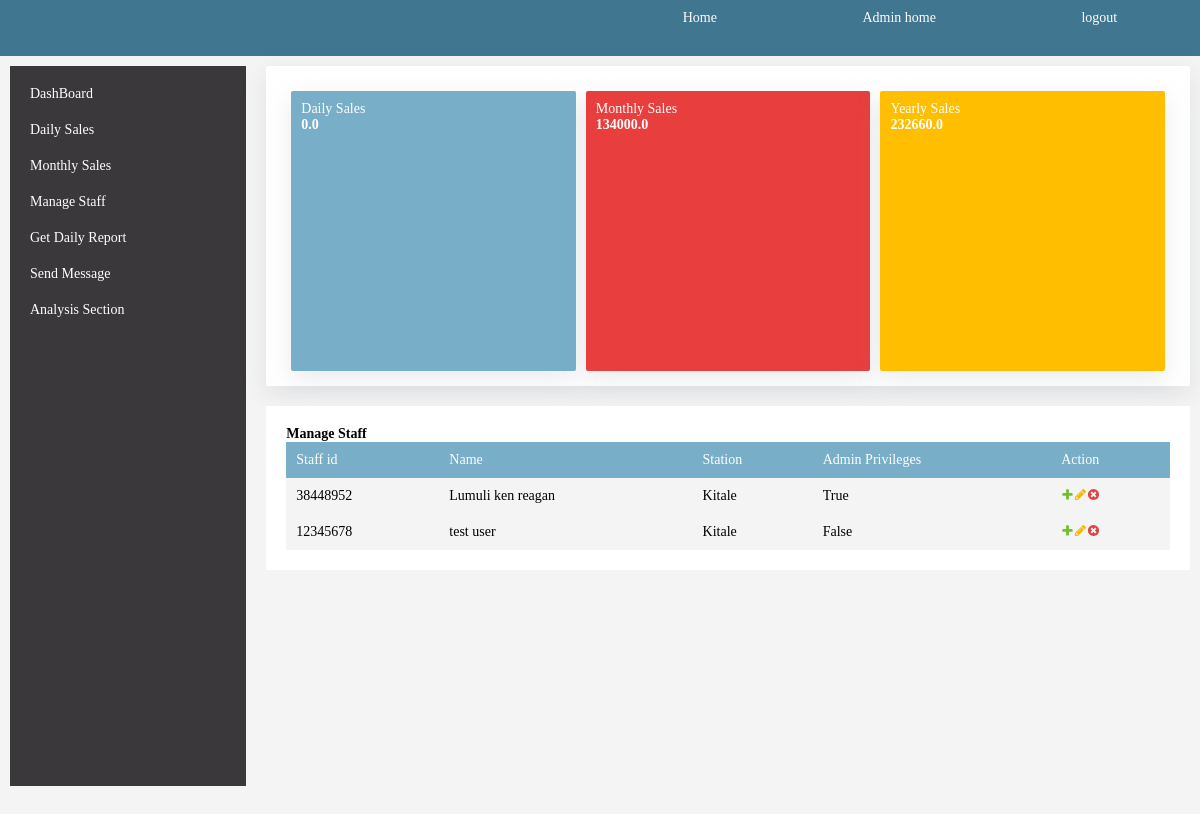
Page /manage/staff (signed in) on the earlier database version.
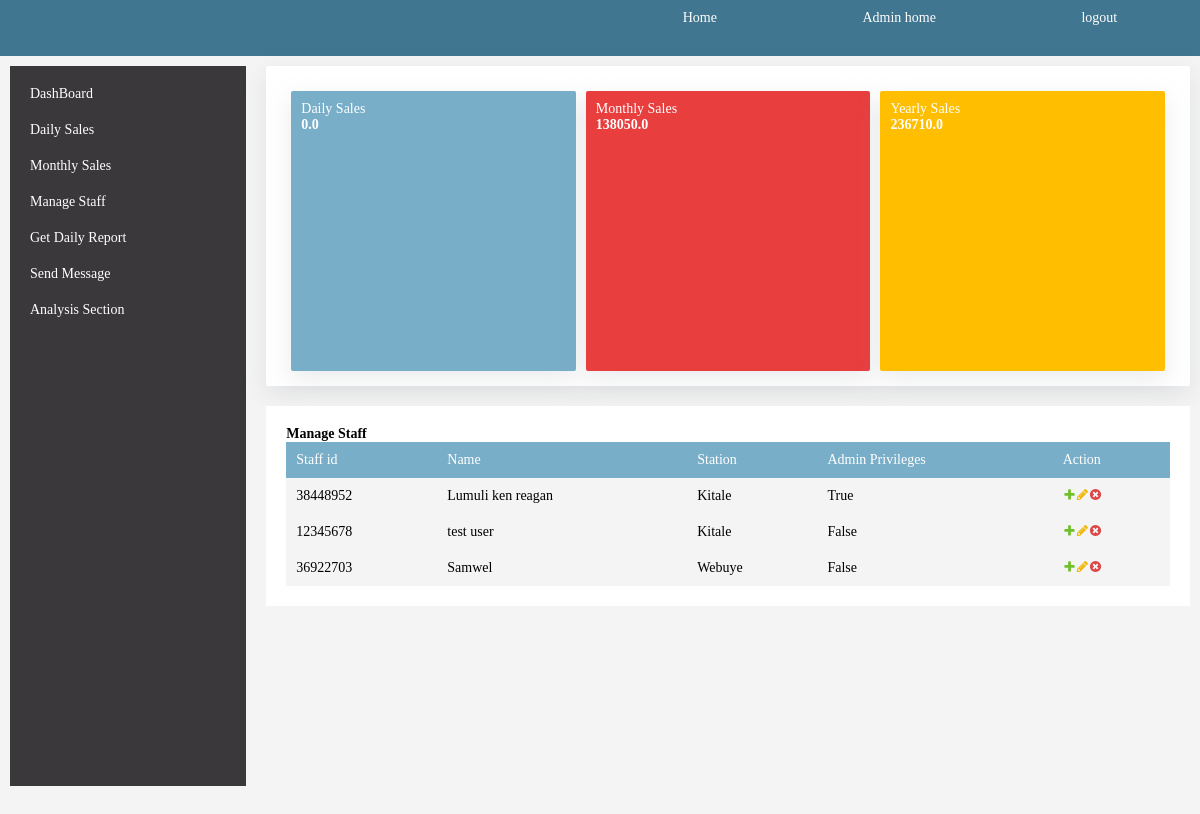
Same page on the later database version.
### src/models/__init__.py (models this page shows, shortened)
class StaffMixin(object):
	__table_args__ = {'extend_existing': True}
	is_login = db.Column(db.Boolean, nullable=False, default=False)

class Staff(StaffMixin, UserMixin, db.Model):
    id = db.Column(db.Integer, primary_key=True)
    staff_name = db.Column(db.String(200), nullable=False)
    staff_id = db.Column(db.Integer, nullable=False)
    password=db.Column(db.String(200), nullable=False)
    is_admin = db.Column(db.Boolean, default=False)
    station_id = db.Column(db.Integer, db.ForeignKey('station.id'))
    return_filed = db.relationship('FuelBaseClass', lazy='dynamic', backref='records', overlaps="dips_refered,fuel")
    @login_manager.user_loader
    def load_user(id):
        return Staff.query.get(int(id))

class Station(db.Model):
    id = db.Column(db.Integer, primary_key=True)
    station_name = db.Column(db.String(250), nullable=False)
    dips_refered = db.relationship('Staff', lazy='dynamic', backref='station', cascade='all, delete')

### src/views/__init__.py (the view)
@user.route('manage/staff')
@admins_only
def manage_staff():
    staff = Staff.query.all()
    station = Station.query.all()
    flbase = FuelBaseClass.query.order_by(FuelBaseClass.date_recorded.desc()).all()
    return render_template('staff.html', staff=staff, yeartot=yearsum, yearsum=yearsum['sales'].sum(), monthly_sales=monthlysales['sales'].sum(), flbase=flbase, sales=tdy['sales'].sum(), tdy=tdy, station=station)

### src/views/__init__.py (called while the page is built)
def admins_only(func):
    @wraps(func)
    def is_admin(*args, **kwargs):
        if current_user.is_authenticated and current_user.is_admin:
            return func(*args, **kwargs)
        return redirect(url_for('application.home'))
    return is_admin

### src/templates/staff.html (shortened to what this page needs)
{% extends 'admin.html' %}
{% block content %}
<div class="table-section">
	<h4 class="display-4">Manage Staff</h4>
	<div class="table-1">
		<table>
		<thead>
			<tr>
				<td>Staff id</td>
				<td>Name</td>
				<td>Station</td>
				<td>Admin Privileges</td>
				<td>Action</td>
			</tr>
			</thead>
			<tbody>
				{% for i in staff %}
					<tr>
					<td>{{i.staff_id}}</td>
					<td>{{i.staff_name}}</td>
					<td>{{i.station.station_name}}</td>
					<td>{{i.is_admin}}</td>
					<td style="display:flex;">
						<a href="" id="addstaffbtn"><img src="{{url_for('static', filename='images/icons/add.svg')}}"></a>
						<a href=""><img src="{{url_for('static', filename='images/icons/change.svg')}}"></a>
						<form method="POST" action="{{url_for('application.delete_user', staffid=i.staff_id)}}">
							<a type="submit" href=""><img src="{{url_for('static', filename='images/icons/delete.svg')}}"></a>
						</form>
					</td>
				</tr>
			{% endfor %}
			</tbody>
		</table>
	</div>
</div>
{% endblock content %}

Differences in the rows shown:
added Staff: staff_id "36922703", staff_name "Samwel", station.station_name "Webuye", is_admin "False"
Other differences:
{{ monthly_sales }}: "134000.0" → "138050.0"
{{ yearsum }}: "232660.0" → "236710.0"
